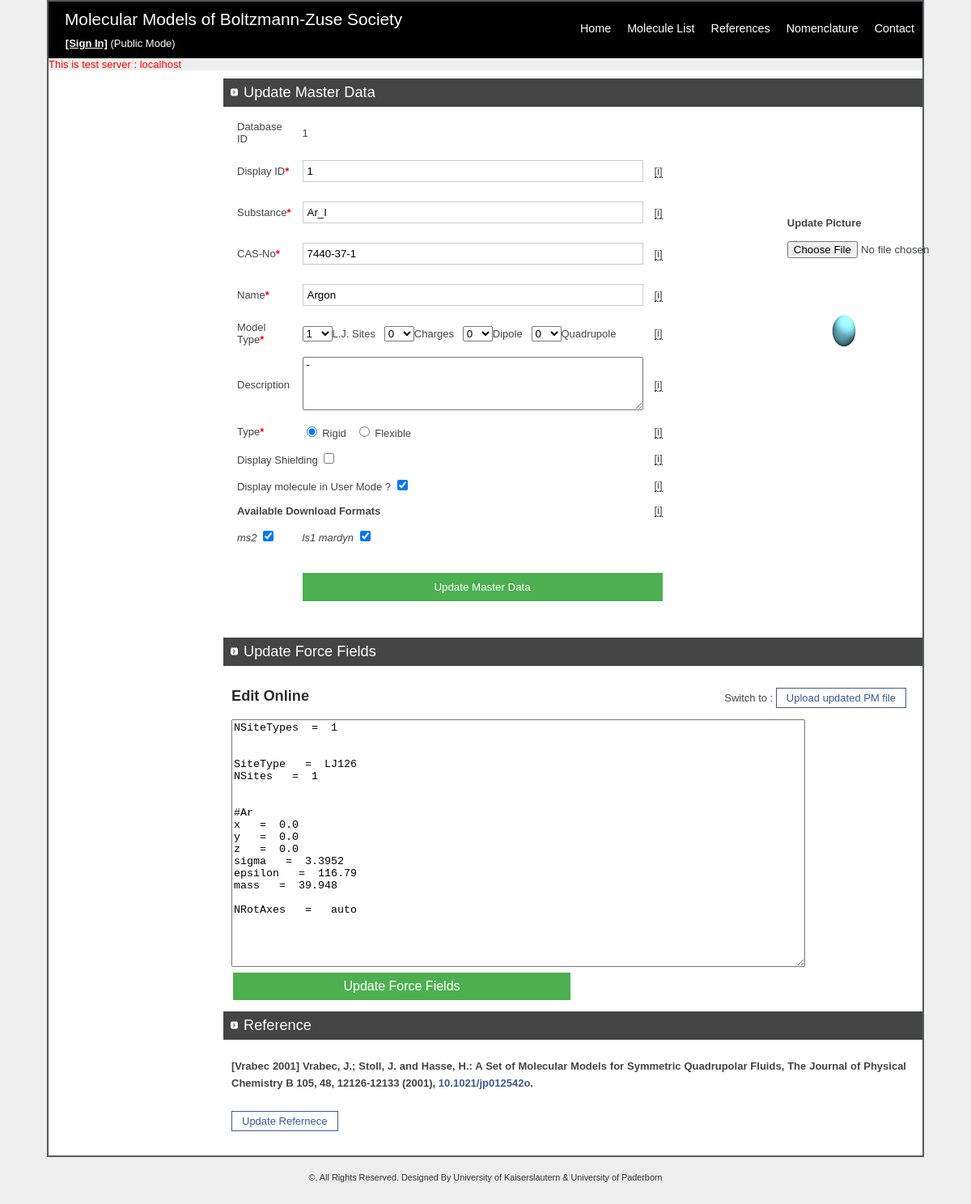
Page /updatemol.php?id=1 on the committed database.
### tables this page shows
CREATE TABLE `pm_master` (
  `master_id` int(11) NOT NULL,
  `display_id` int(11) NOT NULL,
  `filename` varchar(100) DEFAULT NULL,
  `cas_no` varchar(100) DEFAULT NULL,
  `name` varchar(50) DEFAULT NULL,
  `bibtex_ref_key` int(11) NOT NULL DEFAULT '0',
  `bibtex_key` varchar(100) DEFAULT NULL,
  `bibtex_year` int(11) NOT NULL,
  `model_type` varchar(100) DEFAULT NULL,
  `lj` int(11) DEFAULT '0',
  `charge` int(11) DEFAULT '0',
  `dipole` int(11) DEFAULT '0',
  `quadrupole` int(11) DEFAULT '0',
  `memory_loc` varchar(100) DEFAULT NULL,
  `description` varchar(300) DEFAULT NULL,
  `type` varchar(50) DEFAULT NULL,
  `disp_sh` tinyint(1) NOT NULL DEFAULT '0',
  `user_mode` int(11) NOT NULL DEFAULT '0',
  `ms2` int(11) NOT NULL DEFAULT '0',
  `ls1` int(11) NOT NULL DEFAULT '0'
);

CREATE TABLE `pm_detail` (
  `id` int(11) NOT NULL,
  `master_id` int(11) NOT NULL,
  `site_type` varchar(100) DEFAULT NULL,
  `site` varchar(100) DEFAULT NULL,
  `param` varchar(100) DEFAULT NULL,
  `val` varchar(100) DEFAULT NULL
);

### database.php (called while the page is built, shortened)
<?php
class Database
{
    private static $cont = null;
    public static function connect()
    {
        if (null == self::$cont) {
            try {
                self::$cont =
                    new PDO("mysql:host=" . dbHost . ";" . "dbname=" . dbName, dbUsername, dbUserPassword);
            } catch (PDOException $e) {
                die($e->getMessage());
            }
        }
        return self::$cont;
    }
    private function executeSelect($query, $params)
    {
        $cont = $this->connect();
        $cont->setAttribute(PDO::ATTR_ERRMODE, PDO::ERRMODE_EXCEPTION);
        $executor = $cont->prepare($query);
        $executor->execute($params);
        return $executor;
    }
    public function selectRecords($query, $params)
    {
        try {
            $result = $this->executeSelect($query, $params)->fetchAll();
            return $result;
        } catch (Exception $e) {
            die($e->getMessage());
        }
    }
}
?>

### include/updetonline.php (called while the page is built)
<?php
printPMData($master_id);
?>

### function/fileFunc.php (the view, shortened to what this page needs)
<?php
function printPMData($masterId)
{
    $sitetype = null;
    $site = null;
    $NSite = null;
    $db = new Database();
    $result = $db->selectRecords('SELECT COUNT(b.site_type) FROM
(                       SELECT DISTINCT a.site_type FROM pm_detail a WHERE a.master_id= ?) b', array($masterId));
    $NSiteTypes = $result[0][0];
    $result = $db->selectRecords('SELECT COUNT(b.site) nsite,b.site_type FROM (SELECT DISTINCT a.site_type,a.site
FROM pm_detail a WHERE a.master_id= ?)b GROUP BY b.site_type', array($masterId));
    foreach ($result as $row) {
        $NSite[$row['site_type']] = $row['nsite'];
    }
    $result = $db->selectRecords('SELECT * FROM pm_detail WHERE master_id =?', array($masterId));
    print  "NSiteTypes" . "  =  " . $NSiteTypes . "\n\n";
    foreach ($result as $row) {
        if ($sitetype != $row['site_type']) {
            print "\n" . "SiteType" . "   =  " . $row['site_type'] . "\n";
            print  "NSites" . "   =  " . $NSite[$row['site_type']] . "\n\n";
            $sitetype = $row['site_type'];
        }
        if ($site != $row['site']) {
            print "\n" . "#" . $row['site'] . "\n";
            $site = $row['site'];
        }
        print  $row['param'] . "   =  " . $row['val'] . "\n";
    }
    print "\nNRotAxes   =   auto\n";
}

### include/upheader.php (shortened to what this page needs)
<link rel="stylesheet" type="text/css" href="css/tooltip.css" media="screen"/>
<form action="processUpdateHead.php?id=<?php echo $master_id ?>" method="post" enctype="multipart/form-data"
      class="form">
    <table width="100%" class="beta">
        <tr>
            <td>Database ID</td>
            <td><?php echo $master_id ?></td>
        </tr>
        <tr>
            <td>Display ID<span class="msg-err"><b>*</b></span></td>
            <td><input name="displayId" type="text"
                       value="<?php echo intval($dis_id); ?>"
                       size="10"></td>
            <td>
                <div class="tooltip">[i]
                </div>
            </td>
        </tr>
        <tr>
            <td>Substance<span class="msg-err"><b>*</b></span></td>
            <td><input name="substance" type="text"
                       value="<?php echo !empty($substance) ? $substance : ''; ?>"
                       size="10"></td>
            <td>
                <div class="tooltip">[i]
                </div>
            </td>
            <td rowspan="5" width="50%">
                <div style="margin-left: 50%">
                    <b>Update Picture</b><br/><br/>
                    <input type="file" name="profile" id="profile"><br/><br/>
                    <img height="150px"
                         src="<?php echo 'img/profile/PM-' . $master_id . '.png' ?>"
                         alt="Image not found"
                         onerror="this.onerror=null;this.src='img/NoImgFound.gif';"
                    />
                </div>
            </td>
        </tr>
        <tr>
            <td>CAS-No<span class="msg-err"><b>*</b></span></td>
            <td><input name="casno" type="text"
                       value="<?php echo !empty($casno) ? $casno : ''; ?>"
                       size="10"></td>
            <td>
                <div class="tooltip">[i]
                </div>
            </td>
        </tr>
        <tr>
            <td>Name<span class="msg-err"><b>*</b></span></td>
            <td><input name="name" type="text"
                       value="<?php echo !empty($name) ? $name : ''; ?>"
                       size="10"></td>
            <td>
                <div class="tooltip">[i]
                </div>
            </td>
        </tr>
        <tr>
            <td>Model Type<span class="msg-err"><b>*</b></span></td>
            <td><select id='lj' name="lj">
                    <option value=<?php echo $lj ?>><?php echo $lj ?></option>
                </select>L.J. Sites &nbsp;
                <select id='charge' name="charge">
                    <option value=<?php echo $charge ?>><?php echo $charge ?></option>
                </select>Charges &nbsp;
                <select id='dipole' name="dipole">
                    <option value=<?php echo $dipole ?>><?php echo $dipole ?></option>
                </select>Dipole &nbsp;
                <select id='quadrupole' name="quadrupole">
                    <option value=<?php echo $quadrupole ?>><?php echo $quadrupole ?></option>
                </select>Quadrupole
            </td>
            <td>
                <div class="tooltip">[i]
                </div>
            </td>
        </tr>
        <tr>
            <td>Description</td>
            <td><textarea name="description" rows="4" cols="50"><?php echo !empty($description) ? $description : ''; ?>
                </textarea>
            </td>
            <td>
                <div class="tooltip">[i]
                </div>
            </td>
        </tr>
        <tr>
            <td>Type<span class="msg-err"><b>*</b></span></td>
            <td><input type="radio" name="type"
                       value="Rigid" <?php echo $type == "Rigid" || empty($type) ? 'checked' : '' ?>>
                Rigid &nbsp
                <input type="radio" name="type" value="Flexible"<?php echo $type == "Flexible" ? 'checked' : '' ?>>
                Flexible
            </td>
            <td>
                <div class="tooltip">[i]
                </div>
            </td>
        </tr>
        <tr>
            <td colspan="2">Display Shielding <input type="checkbox" name="disp_sh"
                <?php
                echo $disp_sh == 0 ? '' : 'checked'
                ?>
            </td>
            <td>
                <div class="tooltip"> [i]
                </div>
            </td>
        </tr>
        <tr>
            <td colspan="2">Display molecule in User Mode ? <input type="checkbox" name="user_mode"
                <?php
                echo $user_mode == 0 ? '' : 'checked'
                ?>
            </td>
            <td>
                <div class="tooltip"> [i]
                </div>
            </td>
        </tr>
        <tr>
            <td colspan="2">
                <b> Available Download Formats </b>
            </td>
            <td>
                <div class="tooltip">[i]
                </div>
            </td>
        </tr>
        <tr>
            <td>
                <i>ms2</i> <input type="checkbox" name="ms2"
                    <?php
                    echo $ms2 == 0 ? '' : 'checked'
                    ?>
                >
            </td>
            <td>
                <i>ls1 mardyn</i> <input type="checkbox" name="ls1"
                    <?php
                    echo $ls1 == 0 ? '' : 'checked'
                    ?>
                >
            </td>
        </tr>
        <tr>
            <td>
            </td>
        </tr>
        <tr>
            <td>
            </td>
            <td colspan="2">
                <button> Update Master Data</button>
            </td>
        </tr>
    </table>
</form>

### include/updet.php (shortened to what this page needs)
<div id="Div1">
    <span style="float: right"> Switch to  : <a href="#" class="a-button"
                                                onclick="switchVisible();">Upload updated PM file</a></span>
    <h3 style="color: #2b2b2b;margin-top: 2%"><b>Edit Online</b></h3>
    <form action="processOnlinePM.php?update=true&id=<?php echo $master_id ?>" method="post">
                <textarea id="confirmationText" class="text" cols="86" rows="20"
                          name="confirmationText"><?php include('updetonline.php') ?>
                </textarea>
        <input class="btn btn-success" type="submit" value="Update Force Fields">
    </form>
</div>

### rows in the picture
pm_master: displayId "1", substance "Ar_I", casno "7440-37-1", name "Argon", lj "1", charge "0", dipole "0", quadrupole "0", description "-", type "☑", user_mode "☑", ms2 "☑", ls1 "☑"
pm_detail: confirmationText "NSiteTypes = 1 SiteType = LJ126 NSites = 1 #Ar x = 0.0 y = 0.0 z = 0.0 sigma = 3.3952 epsilon = 116.79 mass = 39.948 NRotAxes = auto"

### other values in the picture
$master_id "1"
referenceMessage($master_id) "[Vrabec 2001] Vrabec, J.; Stoll, J. and Hasse, H.: A Set of Molecular Models for Symmetric Quadrupolar Fluids, The Journal of Physical Chemistry B 105, 48, 12126-12133 (2001),"
$doi "10.1021/jp012542o"
